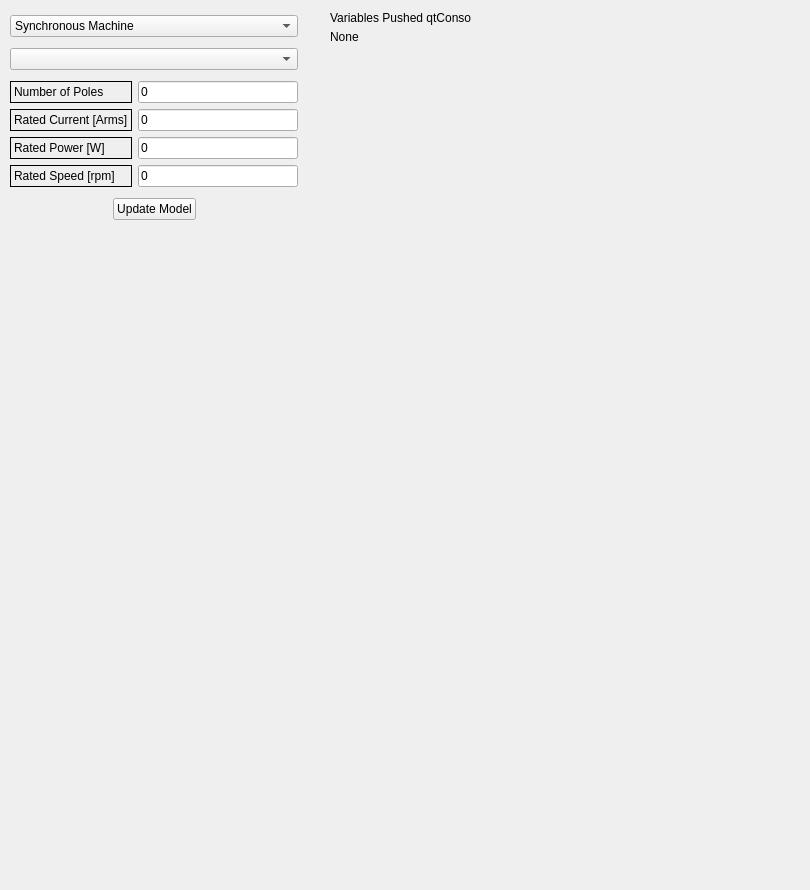
          <widget class="QWidget" name="tab">
           <attribute name="title">
            <string>Name Plate Data</string>
           </attribute>
           <widget class="QWidget" name="verticalLayoutWidget">
            <property name="geometry">
             <rect>
              <x>10</x>
              <y>10</y>
              <width>288</width>
              <height>218</height>
             </rect>
            </property>
            <layout class="QVBoxLayout" name="verticalLayout">
             <item>
              <widget class="QComboBox" name="comboBox_MachineType">
               <item>
                <property name="text">
                 <string>Synchronous Machine</string>
                </property>
               </item>
               <item>
                <property name="text">
                 <string>Induction Machine</string>
                </property>
               </item>
              </widget>
             </item>
             <item>
              <widget class="QComboBox" name="comboBox_MachineName"/>
             </item>
             <item>
              <layout class="QHBoxLayout" name="horizontalLayout">
               <item>
                <layout class="QVBoxLayout" name="verticalLayout_2">
                 <item>
                  <widget class="QLabel" name="label_npd">
                   <property name="frameShape">
                    <enum>QFrame::Panel</enum>
                   </property>
                   <property name="frameShadow">
                    <enum>QFrame::Plain</enum>
                   </property>
                   <property name="text">
                    <string>Number of Poles</string>
                   </property>
                  </widget>
                 </item>
                 <item>
                  <widget class="QLabel" name="label_npd_2">
                   <property name="frameShape">
                    <enum>QFrame::Panel</enum>
                   </property>
                   <property name="text">
                    <string>Rated Current [Arms]</string>
                   </property>
                  </widget>
                 </item>
                 <item>
                  <widget class="QLabel" name="label_npd_3">
                   <property name="frameShape">
                    <enum>QFrame::Panel</enum>
                   </property>
                   <property name="text">
                    <string>Rated Power [W]</string>
                   </property>
                  </widget>
                 </item>
                 <item>
                  <widget class="QLabel" name="label_npd_4">
                   <property name="frameShape">
                    <enum>QFrame::Panel</enum>
                   </property>
                   <property name="text">
                    <string>Rated Speed [rpm]</string>
                   </property>
                  </widget>
                 </item>
                </layout>
               </item>
               <item>
                <layout class="QVBoxLayout" name="verticalLayout_3">
                 <item>
                  <widget class="QLineEdit" name="lineEdit_npp">
                   <property name="text">
                    <string>0</string>
                   </property>
                  </widget>
                 </item>
                 <item>
                  <widget class="QLineEdit" name="lineEdit_RatedCurrent">
                   <property name="text">
                    <string>0</string>
                   </property>
                  </widget>
                 </item>
                 <item>
                  <widget class="QLineEdit" name="lineEdit_RatedPower">
                   <property name="text">
                    <string>0</string>
                   </property>
                  </widget>
                 </item>
                 <item>
                  <widget class="QLineEdit" name="lineEdit_RatedSpeed">
                   <property name="text">
                    <string>0</string>
                   </property>
                  </widget>
                 </item>
                </layout>
               </item>
              </layout>
             </item>
             <item>
              <layout class="QHBoxLayout" name="horizontalLayout_4">
               <item>
                <spacer name="horizontalSpacer_3">
                 <property name="orientation">
                  <enum>Qt::Horizontal</enum>
                 </property>
                 <property name="sizeHint" stdset="0">
                  <size>
                   <width>40</width>
                   <height>20</height>
                  </size>
                 </property>
                </spacer>
               </item>
               <item>
                <widget class="QPushButton" name="pushButton_updateModel">
                 <property name="text">
                  <string>Update Model</string>
                 </property>
                </widget>
               </item>
               <item>
                <spacer name="horizontalSpacer_4">
                 <property name="orientation">
                  <enum>Qt::Horizontal</enum>
                 </property>
                 <property name="sizeHint" stdset="0">
                  <size>
                   <width>40</width>
                   <height>20</height>
                  </size>
                 </property>
                </spacer>
               </item>
              </layout>
             </item>
            </layout>
           </widget>
           <widget class="ConsoleWidget" name="ConsoleWidget" native="true">
            <property name="enabled">
             <bool>true</bool>
            </property>
            <property name="geometry">
             <rect>
              <x>10</x>
              <y>220</y>
              <width>781</width>
              <height>661</height>
             </rect>
            </property>
           </widget>
           <widget class="QLabel" name="label_pushedVariables">
            <property name="geometry">
             <rect>
              <x>330</x>
              <y>30</y>
              <width>471</width>
              <height>61</height>
             </rect>
            </property>
            <property name="text">
             <string>None</string>
            </property>
            <property name="alignment">
             <set>Qt::AlignLeading|Qt::AlignLeft|Qt::AlignTop</set>
            </property>
            <property name="wordWrap">
             <bool>true</bool>
            </property>
           </widget>
           <widget class="QLabel" name="label_pushedVariables0">
            <property name="geometry">
             <rect>
              <x>330</x>
              <y>10</y>
              <width>141</width>
              <height>16</height>
             </rect>
            </property>
            <property name="text">
             <string>Variables Pushed qtConsole: </string>
            </property>
           </widget>
          </widget>
